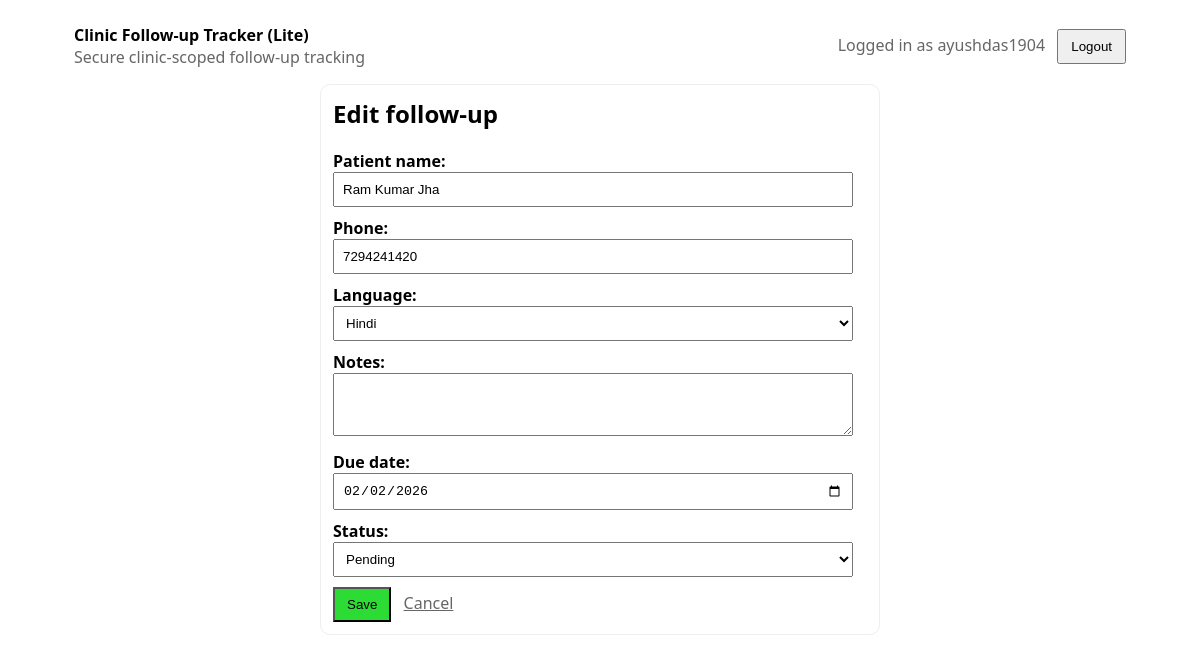
Page /followups/2/edit/ (signed in) on the committed database.
### tracker/models.py (models this page shows, shortened)
class FollowUp(models.Model):
	class Language(models.TextChoices):
		EN = 'en', 'English'
		HI = 'hi', 'Hindi'
	class Status(models.TextChoices):
		PENDING = 'pending', 'Pending'
		DONE = 'done', 'Done'
	clinic = models.ForeignKey(Clinic, on_delete=models.PROTECT, related_name='followups')
	created_by = models.ForeignKey(
		settings.AUTH_USER_MODEL,
		on_delete=models.PROTECT,
		related_name='created_followups',
	)
	patient_name = models.CharField(max_length=255)
	phone = models.CharField(max_length=32)
	language = models.CharField(max_length=2, choices=Language.choices, default=Language.EN)
	notes = models.TextField(blank=True)
	due_date = models.DateField()
	status = models.CharField(max_length=10, choices=Status.choices, default=Status.PENDING)
	public_token = models.CharField(max_length=64, unique=True, editable=False)
	created_at = models.DateTimeField(auto_now_add=True)
	updated_at = models.DateTimeField(auto_now=True)

### tracker/views.py (the view)
# urls.py: path('followups/<int:pk>/edit/', views.followup_edit, name='followup_edit'),
@login_required
def followup_edit(request: HttpRequest, pk: int) -> HttpResponse:
	clinic_ctx = _get_user_clinic_context(request)
	followup = get_object_or_404(FollowUp, pk=pk, clinic_id=clinic_ctx.clinic_id)
	if request.method == 'POST':
		form = FollowUpForm(request.POST, instance=followup)
		if form.is_valid():
			form.save()
			messages.success(request, 'Follow-up updated.')
			return redirect('dashboard')
	else:
		form = FollowUpForm(instance=followup)
	return render(request, 'tracker/followup_form.html', {'form': form, 'mode': 'edit', 'followup': followup})

### tracker/forms.py (shortened to what this page needs)
class FollowUpForm(forms.ModelForm):
    class Meta:
        model = FollowUp
        fields = ['patient_name', 'phone', 'language', 'notes', 'due_date', 'status']
        widgets = {
            'due_date': forms.DateInput(attrs={'type': 'date'}),
            'notes': forms.Textarea(attrs={'rows': 3}),
        }

### tracker/views.py (called while the page is built)
def _get_user_clinic_context(request: HttpRequest) -> ClinicContext:
	try:
		profile: UserProfile = request.user.userprofile  # type: ignore[attr-defined]
	except Exception as exc:
		raise Http404('User profile/clinic not configured') from exc
	return ClinicContext(clinic_id=profile.clinic_id)

### tracker/templates/tracker/followup_form.html (shortened to what this page needs)
{% extends "base.html" %}
{% block content %}
  <div class="card card--center">
    <h2 style="margin-top: 0;">{% if mode == 'edit' %}Edit{% else %}Create{% endif %} follow-up</h2>
    <form method="post">
      {{ form.as_p }}
      <button style="background-color: rgb(45, 219, 53);" type="submit">Save</button>
      <a class="muted" href="{% url 'dashboard' %}" style="margin-left: 8px;">Cancel</a>
    </form>
  </div>
{% endblock %}

### templates/base.html (shortened to what this page needs)
<!doctype html>
<html lang="en">
  <head>
  </head>
  <body>
    <div class="container">
      <header>
        <div>
          <div><strong>Clinic Follow-up Tracker (Lite)</strong></div>
          <div class="muted">Secure clinic-scoped follow-up tracking</div>
        </div>
        <div>
          {% if user.is_authenticated %}
            <span class="muted">Logged in as {{ user.username }}</span>
            <form method="post" action="{% url 'logout' %}" style="display:inline; margin-left: 8px;">
              <button type="submit">Logout</button>
            </form>
          {% endif %}
        </div>
      </header>
      {% block content %}{% endblock %}
    </div>
  </body>
</html>

### templates/base.html (style rules this page uses)
* { box-sizing: border-box; }
body { font-family: system-ui, -apple-system, Segoe UI, Roboto, Helvetica, Arial, sans-serif; margin: 0; }
header { display: flex; justify-content: space-between; align-items: center; margin-bottom: 16px; }
.muted { color: #666; }
.container { max-width: 1100px; margin: 0 auto; padding: 24px; }
.card { border: 1px solid #eee; border-radius: 10px; padding: 12px; margin: 12px 0; }
.card--center { max-width: 560px; margin-left: auto; margin-right: auto; }
label { display: block; font-weight: 600; margin-top: 8px; }
input, select, textarea { width: min(520px, 100%); padding: 8px; }
button { padding: 8px 12px; cursor: pointer; }
form p { margin: 10px 0; }

### rows in the picture
FollowUp: patient_name "Ram Kumar Jha", phone "7294241420", language "Hindi", due_date "02/02/2026", status "Pending"

### other values in the picture
{{ user.username }} "ayushdas1904"
